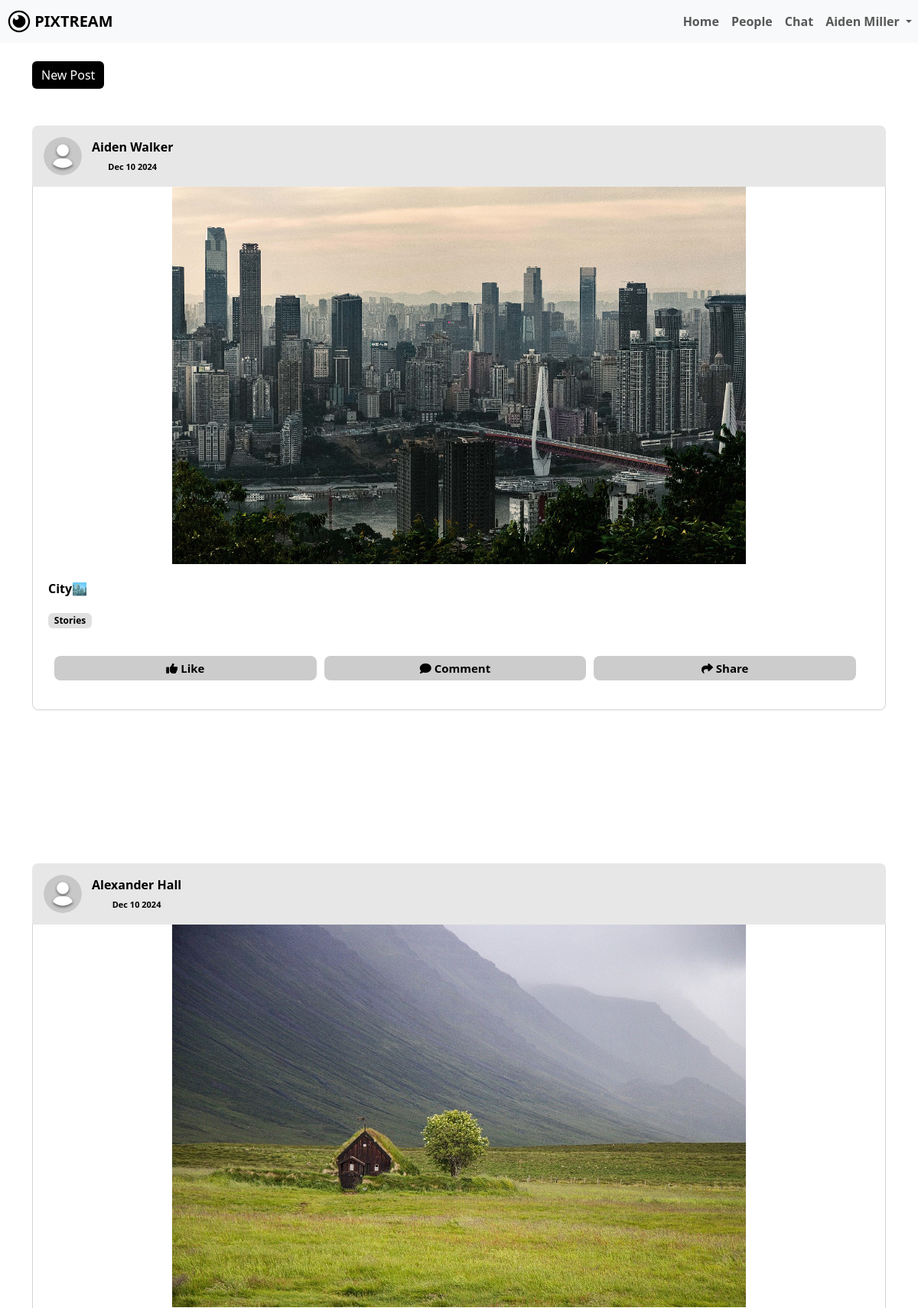
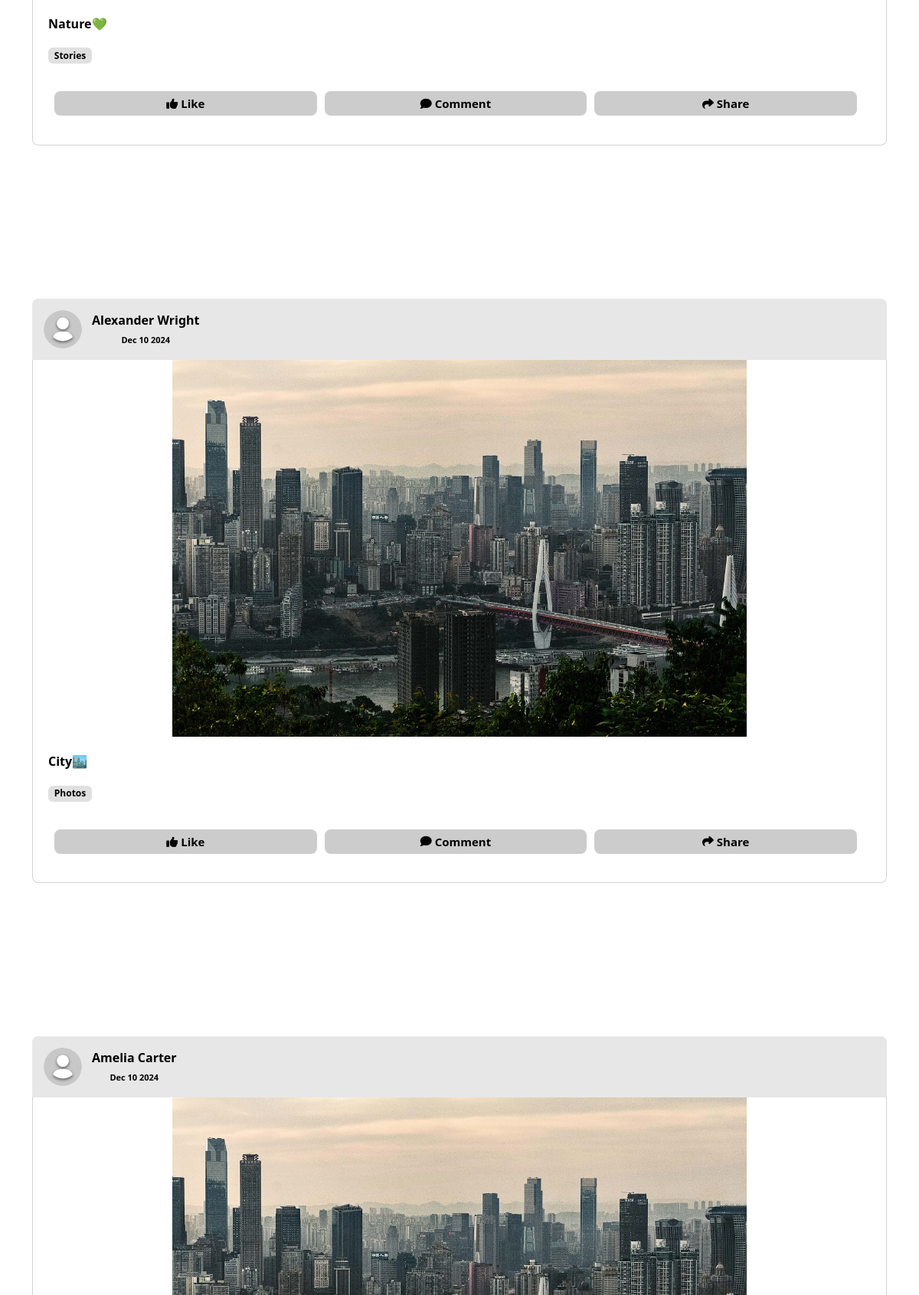
The page /dashboard.php (signed in, upper part) on the database its author committed (2 pictures, top to bottom).
### tables this page shows
CREATE TABLE `users` (
  `id` bigint(20) NOT NULL,
  `name` varchar(100) DEFAULT NULL,
  `username` varchar(191) DEFAULT NULL,
  `email` varchar(191) DEFAULT NULL,
  `password` varchar(255) DEFAULT NULL,
  `bio` text DEFAULT NULL,
  `profile_picture` varchar(255) DEFAULT 'default.png',
  `location` varchar(255) DEFAULT NULL,
  `created_at` timestamp NOT NULL DEFAULT current_timestamp()
);

CREATE TABLE `posts` (
  `id` bigint(20) NOT NULL,
  `user_id` bigint(20) DEFAULT NULL,
  `post_path` varchar(255) DEFAULT NULL,
  `caption` longtext DEFAULT NULL,
  `category` enum('Photos','Videos','Stories','Music','Articles','Memes','Art & Design','Photography','Travel & Adventure','Food & Cooking','Others') DEFAULT NULL,
  `created_at` timestamp NOT NULL DEFAULT current_timestamp()
);

### dashboard.php (the view, shortened to what this page needs)
<?php
include 'dbconfig.php';
$username = $_SESSION['username'];
$sql = "SELECT * FROM users WHERE username='$username';";
$result = mysqli_query($conn, $sql);
$info = mysqli_fetch_assoc($result);
$name = $info['name'];
$user_id = $info['id'];
$post_query = "
    SELECT posts.id, posts.user_id, posts.post_path, posts.caption, posts.category, posts.created_at, users.name, users.username, users.profile_picture
    FROM posts
    JOIN follows ON follows.followed_id = posts.user_id
    JOIN users ON users.id = posts.user_id
    WHERE follows.follower_id = $user_id
    ORDER BY posts.created_at DESC
";
$post_result = mysqli_query($conn, $post_query);
?>
<!DOCTYPE html>
<html lang="en">
<head>
    <link rel="stylesheet" href="node_modules/bootstrap/dist/css/bootstrap.min.css">
    <link rel="stylesheet" href="library-files/fontawesome/css/all.min.css">
    <link rel="stylesheet" href="assets/css/me.css">
</head>
<body>
    <nav class="navbar navbar-expand-lg navbar-light bg-light">
        <a class="navbar-brand" href="#">
            <img src="assets/img/LOGO.svg" width="30" height="30" class="d-inline-block align-top" alt="" id="dash-icon">
            <b>PIXTREAM</b>
        </a>
        <div class="collapse navbar-collapse" id="navbarNavDropdown">
            <ul class="navbar-nav ms-auto">
                <li class="nav-item active">
                    <a class="nav-link" href="#"><b>Home</b></a>
                </li>
                <li class="nav-item active">
                    <a class="nav-link" href="people.php"><b>People</b></a>
                </li>
                <li class="nav-item active">
                    <a class="nav-link" href="chat.php"><b>Chat</b></a>
                </li>
                <li class="nav-item dropdown">
                    <a class="nav-link dropdown-toggle" href="#" id="navbarDropdownMenuLink" role="button" data-bs-toggle="dropdown" aria-expanded="false">
                        <b><?php echo htmlspecialchars($name); ?></b>
                    </a>
                </li>
            </ul>
        </div>
    </nav>
    <div class="container mt-4">
        <div class="text-right">
            <button type="button" class="btn mybtn" data-bs-toggle="modal" data-bs-target="#newPost">
                New Post
            </button>
        </div>
        <div id="newsFeed" class="mt-5">
            <?php while ($post = mysqli_fetch_assoc($post_result)): ?>
                <?php
                    $post_user_id = $post['user_id'];
                    $feed_post_id = $post['id'];
                    $post_path = $post['post_path'];
                    $isVideo = preg_match('/\.(mp4|webm|ogg)$/i', $post_path);
                ?>
                <div class="post-header d-flex align-items-center" style="border-radius: 8px 8px 0px 0px;">
                    <a href="user_profile.php?username=<?php echo $post['username']; ?>">
                        <img src="profile_picture/<?php echo htmlspecialchars($post['profile_picture']); ?>" alt="Profile Picture" width="50" class="me-2" style="border-radius: 50%;"/>
                    </a>
                    <div class="post-head">
                        <a href="user_profile.php?username=<?php echo $post['username']; ?>">
                            <span><?php echo htmlspecialchars($post['name']); ?></span><br>
                        </a>
                        <span class="small"><?php echo date("M d Y", strtotime($post['created_at'])); ?></span>
                    </div>
                </div>
                <div class="post feed-post">
                    <div class="post-info">
                        <?php if ($isVideo): ?>
                            <video controls width="300" class="img-fluid">
                                <source src="<?php echo htmlspecialchars($post_path); ?>" type="video/mp4">
                                Your browser does not support the video tag.
                            </video>
                        <?php else: ?>
                            <img src="<?php echo htmlspecialchars($post['post_path']); ?>" alt="Pixtream Post" class="img-fluid">
                        <?php endif; ?>
                    </div>
                    <div class="post-details">
                        <p><strong><?php echo htmlspecialchars($post['caption']); ?></strong></p>
                        <p><strong><span class="badge mybadge2"><?php echo htmlspecialchars($post['category']); ?></span></strong></p>
                        <?php
                        $user_has_liked = false;
                        ?>
                        <div class="row like-share-comment align-items-center mt-3 text-center">
                            <div class="col like-button <?php echo ($user_has_liked ? 'post-liked' : 'post-inter'); ?>"
                                data-liked="<?php echo ($user_has_liked ? 'true' : 'false'); ?>"
                                data-post-id="<?php echo $feed_post_id; ?>">
                                <b id="like-text-<?php echo $feed_post_id; ?>">
                                    <?php echo ($user_has_liked ? "<i class='fa-solid fa-thumbs-up'></i>&nbsp;Liked" : "<i class='fa-solid fa-thumbs-up'></i>&nbsp;Like"); ?>
                                </b>
                            </div>
                            <div class="col post-inter">
                                <a href="post_info.php?user_id=<?php echo $post_user_id; ?>&post_id=<?php echo $feed_post_id; ?>" class="text-decoration-none d-flex justify-content-center align-items-center h-100">
                                    <i class="fa-solid fa-comment"></i>&nbsp;<b>Comment</b>
                                </a>
                            </div>
                            <div class="col post-inter">
                                <a href="post_info.php?user_id=<?php echo $post_user_id; ?>&post_id=<?php echo $feed_post_id; ?>" class="text-decoration-none d-flex justify-content-center align-items-center h-100">
                                    <i class="fa-solid fa-share"></i>&nbsp;<b>Share</b>
                                </a>
                            </div>
                        </div>
                    </div>
                </div>
            <?php endwhile; ?>
        </div>
    </div>
</body>
</html>

### assets/css/me.css (style rules this page uses)
:root { --bs-body-font-weight: 400; }
body { color: black !important; }
li { cursor: pointer; }
.mybtn { background-color: black; color: white; border: none; }
.mybadge2 { background-color: #e0e0e0 !important; font-size: 12px; color: black; }
a { color: inherit; text-decoration: none; }
#dash-icon { margin-left: 10px; }
.post { background-color: rgba(153, 205, 50, 0); padding: 0px 0px 20px 0px !important; }
.post-header { padding: 15px; background-color: #e7e7e7; text-align: center; font-weight: bold; }
.post-head { margin-left: 5px !important; }
.post-info { height: 58vh; }
.post-info img { margin: auto; display: block; max-width: 750px; width: 100%; height: auto; }
.post-details { padding: 20px 20px 20px 20px; border-radius: 0px 0px 7px 7px; height: 170px; }
.like-share-comment { padding: 20px; margin-bottom: 20px !important; }
.post-inter { font-size: 15px; border-radius: 8px; padding: 5px 30px; background-color: #cccccc; font-weight: bold; margin: auto; display: block; width: 30%; cursor: pointer; }
.small { font-weight: light; font-size: 11px; }
.post-info { height: fit-content !important; }
.feed-post { margin-bottom: 200px !important; border-right: 1px solid #0000002c; border-bottom: 1px solid #0000002c; border-left: 1px solid #0000002c; border-radius: 0px 0px 8px 8px; }
.like-share-comment .col { margin-right: 10px; }

### rows shown on the page
users: name "Aiden Miller"
posts: user.profile_picture (placeholder picture), user.name "Aiden Walker", created_at "Dec 10 2024", post_path (picture), caption "City🏙️", category "Stories", shows "Like"
posts: user.profile_picture (placeholder picture), user.name "Alexander Hall", created_at "Dec 10 2024", post_path (picture), caption "Nature💚", category "Stories", shows "Like"
posts: user.profile_picture (placeholder picture), user.name "Alexander Wright", created_at "Dec 10 2024", post_path (picture), caption "City🏙️", category "Photos", shows "Like"
posts: user.profile_picture (placeholder picture), user.name "Amelia Carter", created_at "Dec 10 2024", post_path (picture)
